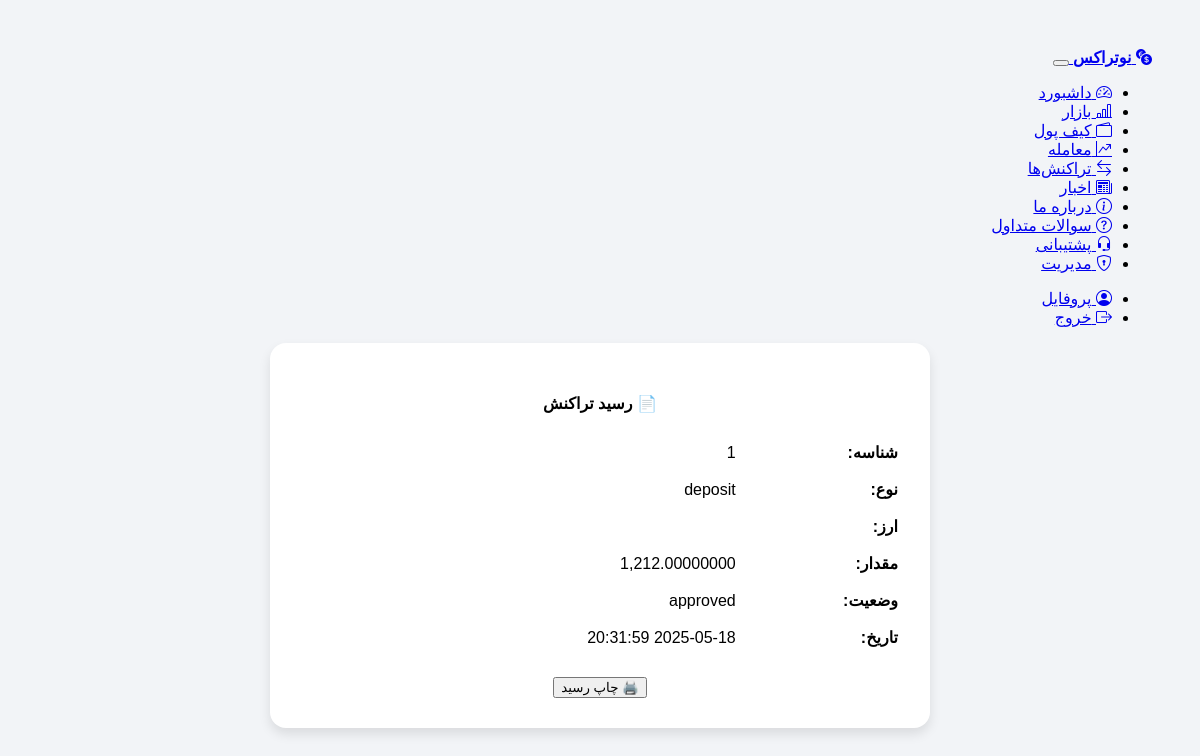
Screenshot of /notraxex/app/views/receipt/index.php?id=1 (signed in) with the database file from the repository.
### tables this page shows
CREATE TABLE `transactions` (
  `id` int(11) NOT NULL,
  `user_id` int(11) NOT NULL,
  `type` enum('deposit','withdraw') NOT NULL,
  `symbol` varchar(10) DEFAULT NULL,
  `amount` decimal(20,8) NOT NULL,
  `txid` varchar(255) DEFAULT NULL,
  `status` enum('pending','approved','rejected') DEFAULT 'pending',
  `created_at` timestamp NOT NULL DEFAULT current_timestamp(),
  `price` decimal(20,8) DEFAULT NULL,
  `order_type` enum('market','limit') NOT NULL DEFAULT 'limit'
);

### notraxex/app/views/receipt/index.php (the view, shortened to what this page needs)
<?php require_once __DIR__ . '/../partials/header.php'; ?>
<?php
$host = "localhost";
$user = "root";
$pass = "";
$dbname = "notrax";
$conn = new mysqli($host, $user, $pass, $dbname);
$tx_id = intval($_GET["id"] ?? 0);
$res = $conn->query("SELECT * FROM transactions WHERE id = $tx_id AND user_id = " . $_SESSION["user_id"]);
$t = $res->fetch_assoc();
?>
<!DOCTYPE html>
<html lang="fa" dir="rtl">
<head>
  <link rel="stylesheet" href="https://cdn.jsdelivr.net/npm/bootstrap-icons@1.10.5/font/bootstrap-icons.css">
</head>
<body>
  <div class="receipt">
    <h4>📄 رسید تراکنش</h4>
    <table>
      <tr><td><strong>شناسه:</strong></td><td><?= $t["id"] ?></td></tr>
      <tr><td><strong>نوع:</strong></td><td><?= $t["type"] ?></td></tr>
      <tr><td><strong>ارز:</strong></td><td><?= $t["symbol"] ?></td></tr>
      <tr><td><strong>مقدار:</strong></td><td><?= number_format($t["amount"], 8) ?></td></tr>
      <tr><td><strong>وضعیت:</strong></td><td><?= $t["status"] ?></td></tr>
      <tr><td><strong>تاریخ:</strong></td><td><?= $t["created_at"] ?></td></tr>
    </table>
    <div class="print-btn">
      <button onclick="window.print()">🖨️ چاپ رسید</button>
    </div>
  </div>
</body>
</html>

### notraxex/app/views/receipt/index.php (style rules this page uses)
body { font-family: Tahoma, sans-serif; background: #f2f4f7; padding: 40px; }
.receipt { max-width: 600px; margin: auto; background: white; padding: 30px; border-radius: 16px; box-shadow: 0 6px 12px rgba(0,0,0,0.1); }
.receipt h4 { text-align: center; margin-bottom: 20px; }
.receipt table { width: 100%; }
.receipt td { padding: 8px 0; }
.print-btn { display: block; margin: 20px auto 0; text-align: center; }

### rows the page displays
transactions: id "1", type "deposit", amount "1,212.00000000", status "approved", created_at "2025-05-18 20:31:59"
